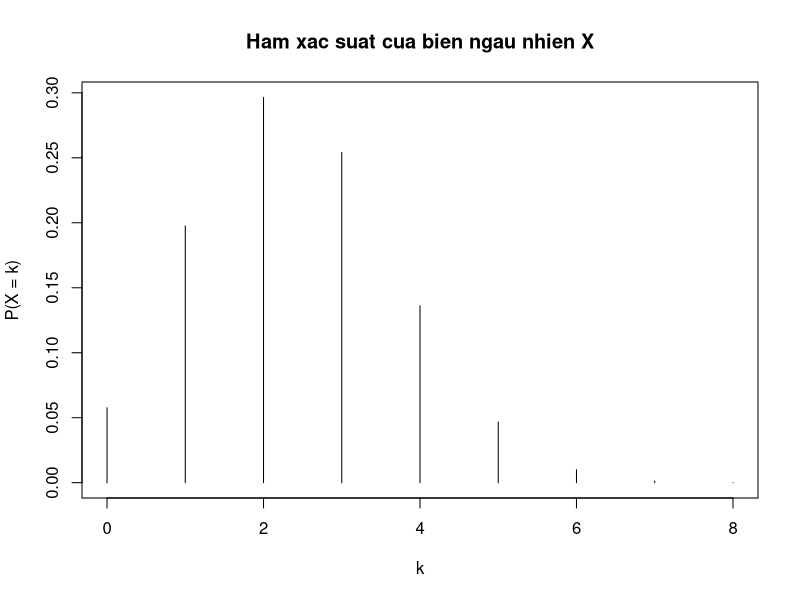
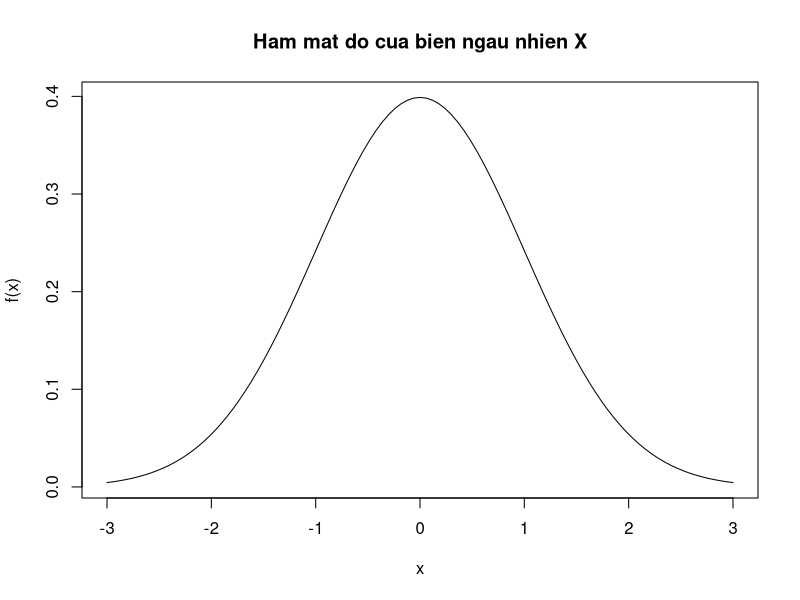
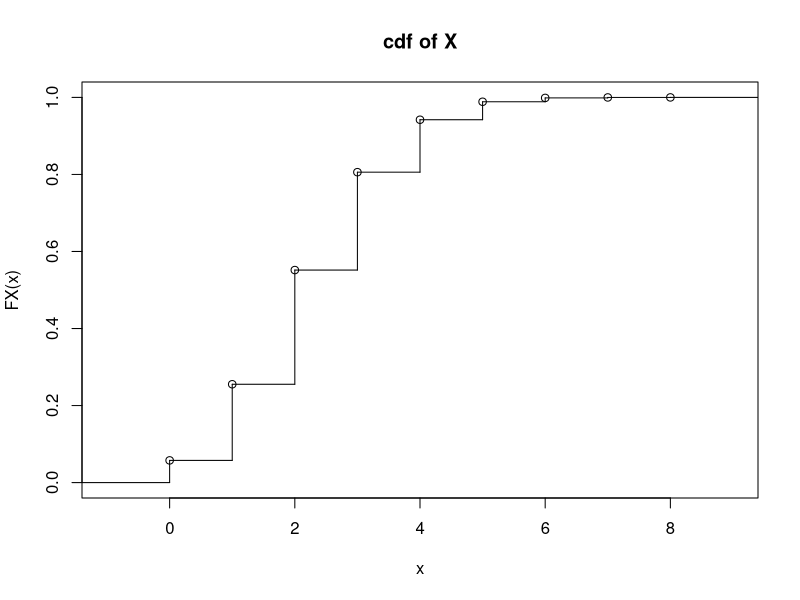
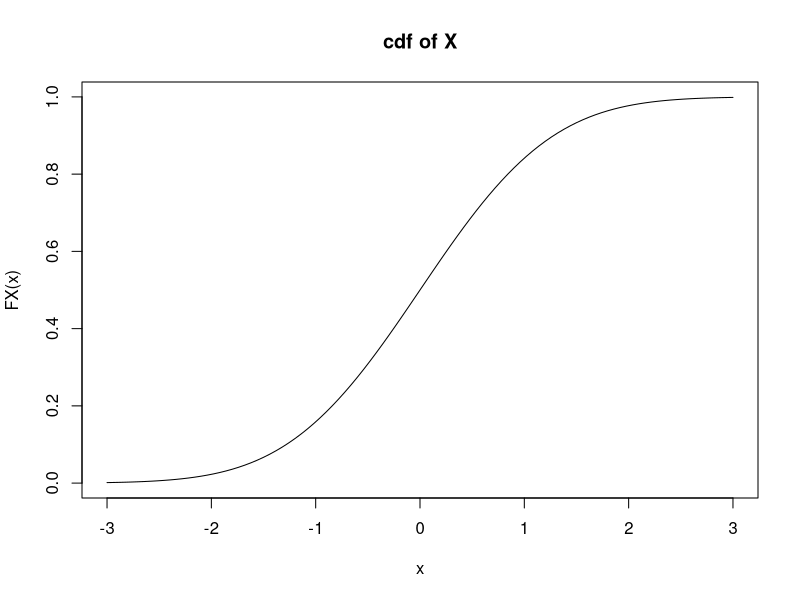
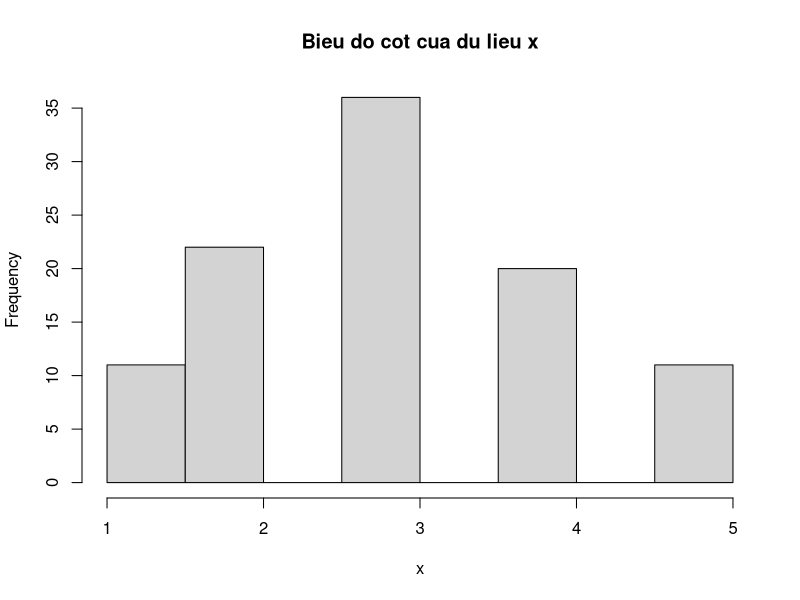

Write the R code that produced these figures, in order.
#Vi du 1a
k <- 0:8
p <- function(k) choose(8, k)*0.3^k*0.7^(8 - k)
p(k)
sum(p(k))

#Vi du 1b
f <- function(x, mu = 0, sigma = 1) {
  1 / sqrt(2 * pi * sigma^2) * exp(-(x - mu)^2 / (2 * sigma^2))
}

#Tinh f(0)
f(0)

#Tinh tich phan tren toan mien xac dinh cua f
integrate(function(x) f(x, 0,1), -Inf, Inf)

#Vi du 2a
plot(k, p(k), type= "h", xlab = "k", ylab = "P(X = k)", main = "Ham xac suat cua bien ngau nhien X")

#Vi du 2b
curve(f(x,0,1), from = -3, to = 3, xlab = "x", ylab = "f(x)", main = "Ham mat do cua bien ngau nhien X")

#Ham phan phoi xac suat cua bien ngau nhien roi rac
F<-function(k) sum(p(0:k))
F<-Vectorize(F)
F(4)
F(0:3)

#Ham phan phoi xac suat cua bien ngau nhien lien tuc
F2<-function(a, mu = 0, sigma = 1) {
  integrate(function(x) f(x, mu, sigma), lower = -Inf, upper = a) $value
}
F2 <-Vectorize(F2)
F2(1.96)
F2(0:4)

#Vi du 4a
plot(stepfun(k, c(0, F(k))), ylab = "FX(x)", main = "cdf of X")

#Vi du 4b
curve(F2(x), from = -3, to = 3, ylab = "FX(x)", main = "cdf of X")

#Vi du 5a
K = k[F(k) >= 0.25]
K

#VI du 5b
#Tim nghiem cua phuong trinh F(x) - xp = 0
uniroot(function(x) F2(x) - 0.975, c(-3, 3)) $root

#Baitap
#Baitap1
fp<-function(p) 0.07*(p^(-0.93))

I<-function(a, b) {
  integrate(function(x) fp(x), lower = a, upper = b) $value
}

#Cau a
I(0, 0.2)
#Cau b
I(0, 1)

#Baitap2
x <- sample(1:5, 100, replace = TRUE, prob = c(0.1, 0.2, 0.4, 0.2, 0.1))
x

#Tao bang thong ke
table(x)

#Tinh co mau
n <- length(x)

#Lap bang tan so
table(x) / n

#Ve bieu do cot
hist(x, main = "Bieu do cot cua du lieu x")